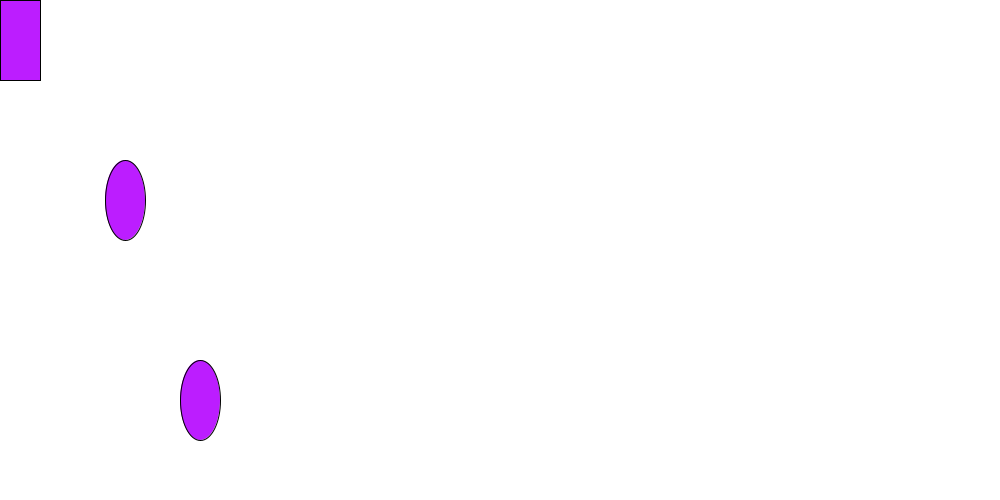
Frame 1 (no input)
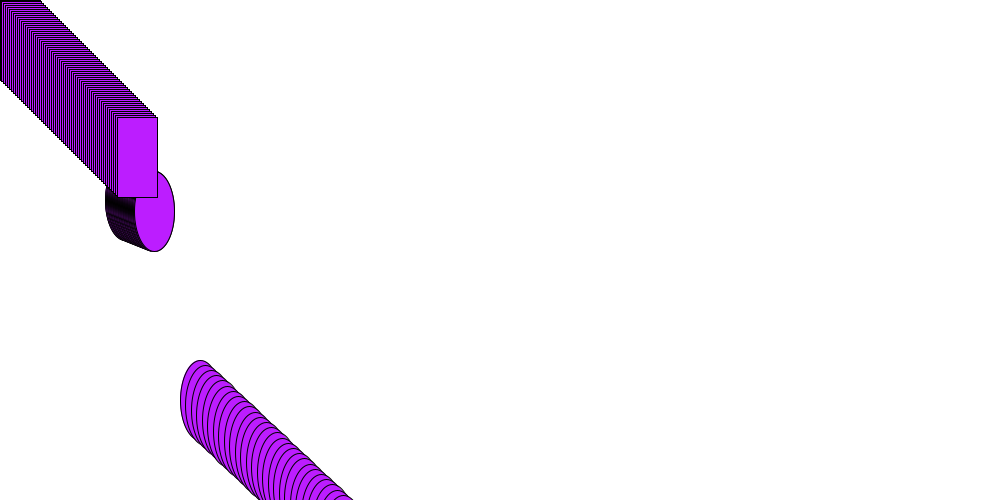
Frame 60 (the mouse pressed at the canvas centre just before this capture)
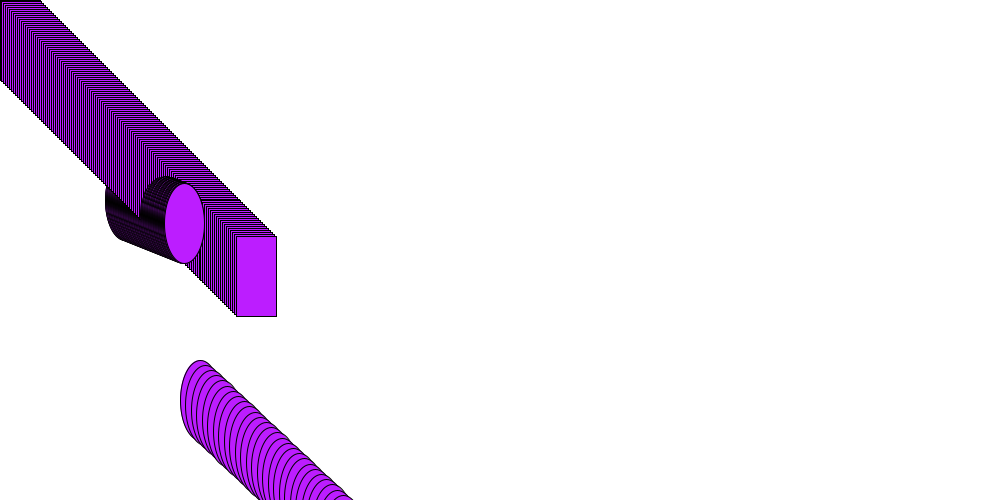
Frame 120 (the mouse held since frame 60 and released just before this capture)

The Processing sketch that drew these frames (run headless with seeded random() and noise(); from frame 60 on, the mouse is pressed at the canvas centre):

// Processing sketch: dotsketch
// ── dotsketch.pde
//dots sketch//recoded by Alexia Moreno :)
int w, h;
float x, y;
float x1, y1;
float x2, y2;
void setup(){
  size(1000,500); background(255); colorMode(HSB);
  w= 40; h=80; x=125; y=200;
  x1=200; y1=400; 
  
}
  
void draw(){
  fill(200, 225, 255);
  ellipse(x, y, w, h); x+=0.5; y+=0.2;
  ellipse(x1, y1, w, h); x1+=5.5; y1+=5.2;
  rect(x2, y2, w, h); x2+=1.99; y2+=1.99;
}
